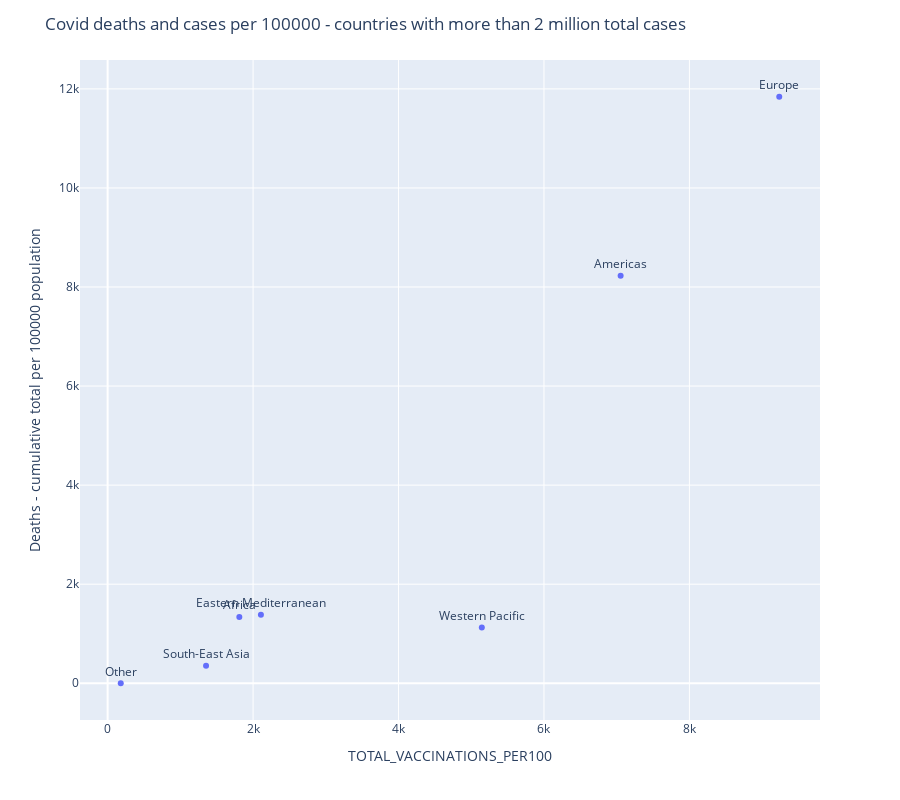

The code cell stored with this chart in its notebook:
### Markdown cell above
Due to limited time, I am choosing to use scattered chat again.

### Code cell
fig3 = px.scatter(covid_vax_merge_data, x="TOTAL_VACCINATIONS_PER100", y="Deaths - cumulative total per 100000 population", text="WHO Region", log_x=False)

fig3.update_traces(textposition='top center')

fig3.update_layout(
    height=800,
    title_text='Covid deaths and cases per 100000 - countries with more than 2 million total cases'
)

fig3.show()

### Figure 1 — Plotly figure (JSON) as saved in the notebook; plotly's stock layout.template omitted (floating-point values rounded to 4 significant figures)
{"data": [{"hovertemplate": "TOTAL_VACCINATIONS_PER100=%{x}<br>Deaths - cumulative total per 100000 population=%{y}<br>WHO Region=%{text}<extra></extra>", "legendgroup": "", "marker": {"color": "#636efa", "symbol": "circle"}, "mode": "markers+text", "name": "", "orientation": "v", "showlegend": false, "text": ["Africa", "Americas", "Eastern Mediterranean", "Europe", "Other", "South-East Asia", "Western Pacific"], "x": [1811.0, 7054.0, 2108.0, 9235.0, 180.5, 1353.0, 5145.0], "xaxis": "x", "y": [1337.0, 8225.0, 1383.0, 11840.0, 0.0, 354.9, 1125.0], "yaxis": "y", "type": "scatter", "textposition": "top center"}], "layout": {"xaxis": {"anchor": "y", "domain": [0.0, 1.0], "title": {"text": "TOTAL_VACCINATIONS_PER100"}}, "yaxis": {"anchor": "x", "domain": [0.0, 1.0], "title": {"text": "Deaths - cumulative total per 100000 population"}}, "legend": {"tracegroupgap": 0}, "margin": {"t": 60}, "title": {"text": "Covid deaths and cases per 100000 - countries with more than 2 million total cases"}, "height": 800}}
